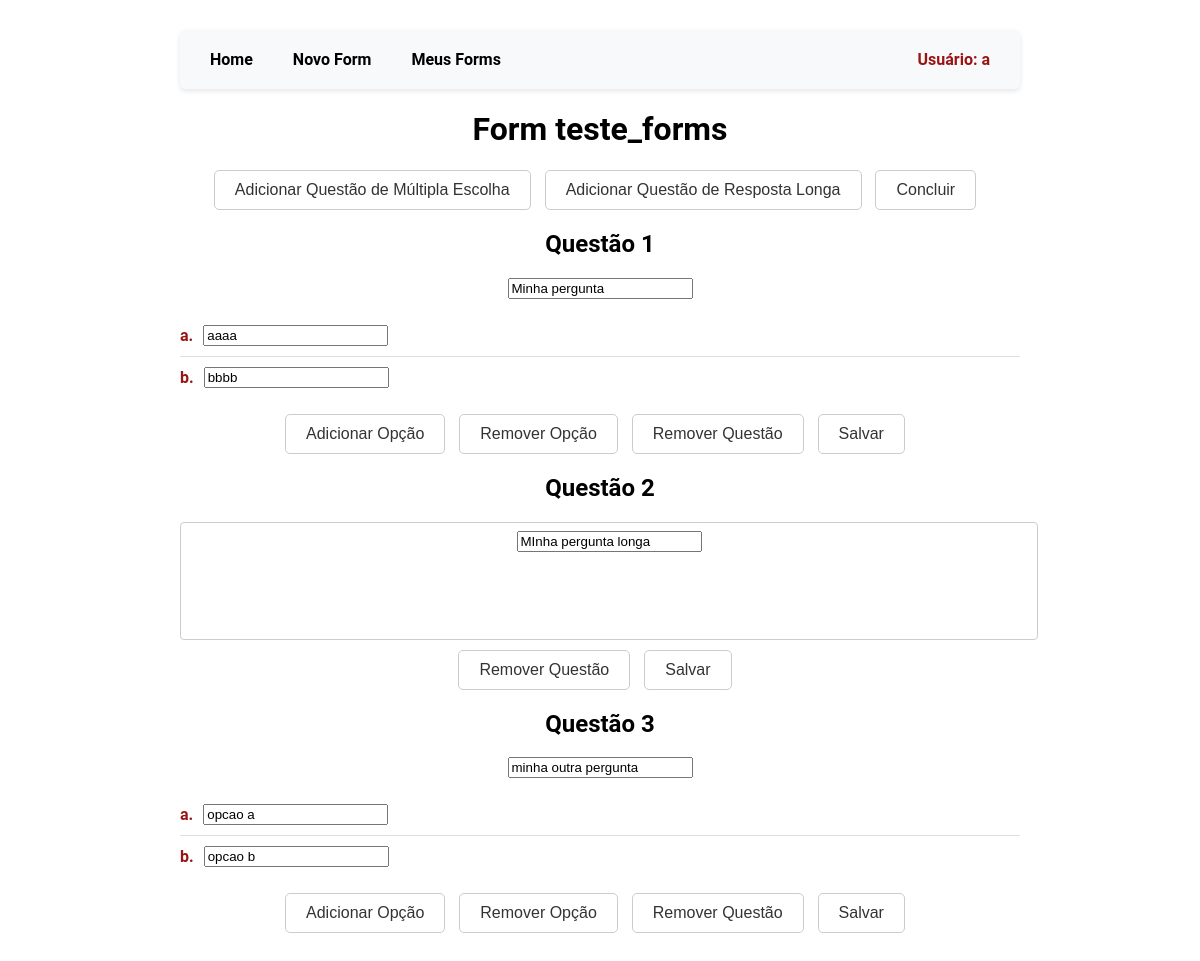
/new_form_initiated/30/ (signed in), run on the app's committed database.
### ExtremeFormsApp/models.py (models this page shows, shortened)
class QuestionList(models.Model):
    name = models.CharField(max_length=200)
    description = models.TextField(blank=True)
    shareable_link = models.CharField(max_length=200, blank=True)
    user = models.ForeignKey(User, on_delete=models.CASCADE)
    created_at = models.DateTimeField(default=timezone.now)
    updated_at = models.DateTimeField(default=timezone.now)
    form_link = models.URLField(blank=True, null=True)  # New field for form link

class Question(models.Model):
    QUESTION_TYPES = [
        ('title', 'Title'),
        ('multiple_choice', 'Multiple Choice'),
        ('long_answer', 'Long Answer'),
    ]
    question_list = models.ForeignKey(QuestionList, related_name='questions', on_delete=models.CASCADE, null=True)
    text = models.CharField(max_length=200, default='')
    question_type = models.CharField(max_length=20, choices=QUESTION_TYPES, default='multiple_choice')
    multiple_choice_options = models.JSONField(blank=True, null=True, default=dict)
    created_at = models.DateTimeField(default=timezone.now)
    updated_at = models.DateTimeField(default=timezone.now)

### ExtremeFormsApp/views.py (the view, shortened to what this page needs)
# urls.py: path('new_form_initiated/<int:question_list_id>/', views.NewFormInitiatedView.as_view(), name='new_form_initiated'),
class NewFormInitiatedView(LoginRequiredMixin, View):
    template_name = 'ExtremeFormsApp/new_form_initiated.html'
    def get(self, request, question_list_id):
        question_list = get_object_or_404(QuestionList, id=question_list_id)
        questions_with_options = []
        for question in question_list.questions.all():
            if question.question_type == 'multiple_choice':
                options_dict = question.multiple_choice_options or {"options": []}
                labeled_options = [(chr(97 + i), option) for i, option in enumerate(options_dict.get("options", []))]
            else:
                labeled_options = []  # No options for non-multiple choice questions
            questions_with_options.append((question, question.question_type, labeled_options))
        context = {
            'question_list': question_list,
            'questions_with_options': questions_with_options,
        }
        return render(request, self.template_name, context)

### ExtremeFormsApp/templates/ExtremeFormsApp/new_form_initiated.html (shortened to what this page needs)
{% load static %}
{% load custom_filters %}
<!DOCTYPE html>
<html lang="en">
<head>
    <link rel="stylesheet" href="{% static 'css/ExtremeFormsApp/new_form.css' %}">
    <link rel="stylesheet" href="{% static 'css/ExtremeFormsApp/general.css' %}">
</head>
<body>
    <div class="content">
        {% include 'ExtremeFormsApp/links.html' %}
        <h1>Form {{ question_list.name }}</h1>
        <form method="POST">
            <div class="toolbar">
                <button type="submit" name="action" value="add-multiple-choice" class="toolbar_btn">Adicionar Questão de Múltipla Escolha</button>
                <button type="submit" name="action" value="add-long-answer" class="toolbar_btn">Adicionar Questão de Resposta Longa</button>
                <button type="submit" name="action" value="finish" class="toolbar_btn">Concluir</button>
            </div>
        </form>
        <form method="POST">
            {% for question, question_type, options in questions_with_options %}
            <div>
                <h2>Questão {{ forloop.counter }}</h2>
                {% if question_type == 'title' %}
                <input type="text" name="question_text" value="{{ question.text }}" placeholder="Título da pergunta" class="question-input">
                {% elif question_type == 'multiple_choice' %}
                <input type="text" name="question_text" value="{{ question.text }}" placeholder="Texto da pergunta" class="question-input">
                <ul class="option-list">
                    {% for label, option in options %}
                    <li class="option-item">
                        <span class="option-letter">{{ label }}.</span>
                        <input type="text" name="option_text_{{ forloop.counter0 }}" value="{{ option }}" placeholder="Opção {{ label }}" class="option-input">
                    </li>
                    {% empty %}
                    <li class="option-item">No options yet.</li>
                    {% endfor %}
                </ul>
                <button type="submit" name="action" value="add-option" class="toolbar_btn">Adicionar Opção</button>
                <button type="submit" name="action" value="remove-last-option" class="toolbar_btn">Remover Opção</button>
                <button type="submit" name="action" value="remove-question" class="toolbar_btn">Remover Questão</button>
                {% elif question_type == 'long_answer' %}
                <div class="long-answer-input">
                    <input type="text" name="question_text" value="{{ question.text }}" placeholder="Texto da pergunta" class="question-input">
                </div>
                <button type="submit" name="action" value="remove-question" class="toolbar_btn">Remover Questão</button>
                {% endif %}
                <button type="submit" name="action" value="save" class="toolbar_btn">Salvar</button>
            </div>
            {% endfor %}
        </form>
    </div>
</body>
</html>

### ExtremeFormsApp/templates/ExtremeFormsApp/links.html
{% load static %}
<nav class="dev_navbar">
    <a href="/" class="dev_nav-link">Home</a>
    <a href="{% url 'ExtremeFormsApp:new_form' %}" class="dev_nav-link">Novo Form</a>
    <a href="{% url 'ExtremeFormsApp:user_forms' %}" class="dev_nav-link">Meus Forms</a>
    <a href="{% url 'sec-login' %}" class="dev_nav-link user-info" title="Ir para o login">
        {% if user.is_authenticated %}
            Usuário: {{ user.username }}
        {% else %}
            Visitante
        {% endif %}
    </a>
</nav>

### ExtremeFormsApp/static/css/ExtremeFormsApp/new_form.css (style rules this page uses)
.toolbar { margin: 20px 0; }
.toolbar_btn { background-color: #ffffff; border: 1px solid #cccccc; border-radius: 5px; color: #333333; cursor: pointer; font-size: 16px; margin-right: 10px; padding: 10px 20px; transition: background-color 0.3s, transform 0.2s; }
.option-list { list-style: none; padding: 0; }
.option-item { display: flex; align-items: center; padding: 10px 0; border-bottom: 1px solid #ddd; }
.option-item:last-child { border-bottom: none; }
.option-letter { font-weight: bold; margin-right: 10px; color: #9b1414; }
.long-answer-input { width: 100%; min-height: 100px; margin-bottom: 10px; padding: 8px; border: 1px solid #ccc; border-radius: 4px; }

### ExtremeFormsApp/static/css/ExtremeFormsApp/general.css (style rules this page uses)
html, body { margin: 0; padding: 0; height: 100%; overflow-y: auto; }
body { font-family: 'Roboto', sans-serif; background-image: url('../../img/ExtremeFormsApp/triangle-mosaic.png'); background-size: cover; background-repeat: no-repeat; background-position: center; display: flex; justify-content: center; align-items: center; min-height: 100vh; }
.content { background-color: #fff; padding: 30px; text-align: center; max-width: 900px; width: 100%; margin: 0 auto; min-height: 100vh; box-sizing: border-box; max-height: 90vh; overflow-y: auto; -ms-overflow-style: none; scrollbar-width: none; }
.dev_navbar { background-color: #f8f9fa; padding: 10px 20px; box-shadow: 0 2px 5px rgba(0, 0, 0, 0.1); display: flex; align-items: center; border-radius: 5px; }
.dev_nav-link { margin-right: 20px; text-decoration: none; color: #000; font-weight: bold; font-size: 16px; transition: color 0.3s, transform 0.2s; display: flex; align-items: center; padding: 10px; }
.dev_nav-link:last-child { margin-right: 0; }
.user-info { margin-left: auto; font-weight: bold; color: #9b1414; display: flex; align-items: center; }

### data on the page
QuestionList: name "teste_forms"
Question: question_text "Minha pergunta", options "a" "b", options "aaaa" "bbbb"
Question: question_text "MInha pergunta longa"
Question: question_text "minha outra pergunta", options "a" "b", options "opcao a" "opcao b"

### other printed values
{{ user.username }} "a"
